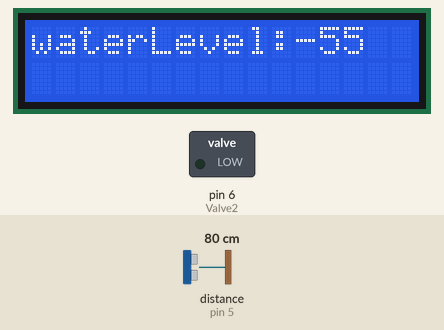
Simulated run of this sketch. Board: Arduino Uno, built with avr-gcc and run on an emulated ATmega328P. On the bench: 16×2 character LCD, switched loads named in the sketch (green lamp = pin HIGH). Wiring (inferred from the names in the program): ultrasonic range finder: trigger pin 4; echo pin 5. The inputs (shaded band) are chosen by the test bench; at power-on: distance to the obstacle (sensor on pin 5) 80 cm. The echo pulse lasts 58.3 µs per cm; pins used as bus, display or sensor lines are not drawn.

Above: at 3.7 s.
3.8 s: distance to the obstacle (sensor on pin 5) set to 27 cm
At 9.8 s:
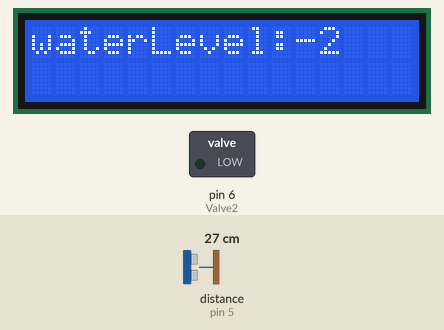
10.7 s: distance to the obstacle (sensor on pin 5) set to 22 cm
At 16.5 s:
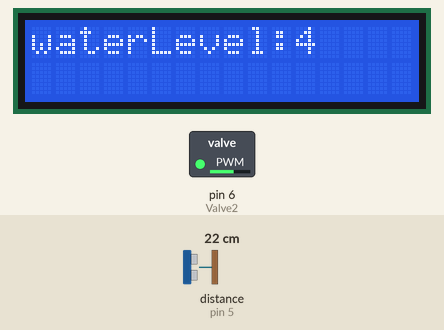
16.8 s: distance to the obstacle (sensor on pin 5) set to 2 cm
At 22.5 s:
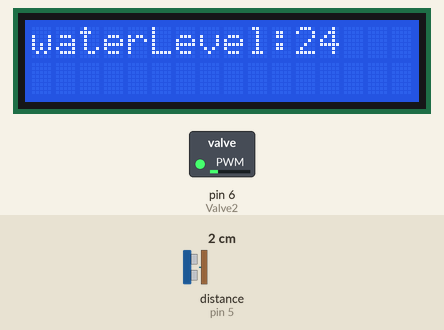
24.6 s: distance to the obstacle (sensor on pin 5) set to 9 cm
At 28.4 s:
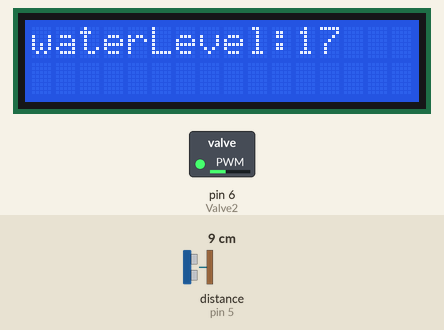
Timing chart, 0 to 29.9 s (numbered marks = the images above; inputs shaded):
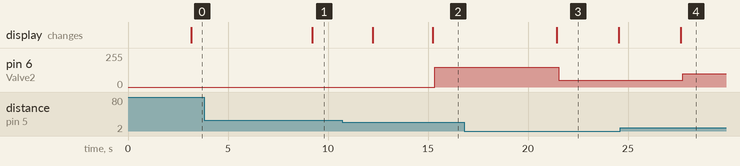

Measured:
- the behaviour switches between 25 and 24 cm on distance to the obstacle (sensor on pin 5) (found by bisection; images 1 and 2)
- after the input at 3.8 s, the display: changes after 5.4 s (image 1)
- after the input at 10.7 s, pin 6 (Valve2): 0/255 → 150/255 after 4.6 s; the display: first differs from a run without the input after 4.5 s (image 2)
- after the input at 16.8 s, pin 6 (Valve2): 150/255 → 49/255 after 4.7 s; the display: changes after 4.6 s (image 3)
- after the input at 24.6 s, the display: changes after 3.0 s (image 4)
- what the display in image 3 shows lasts 3.1 s, from 21.4 s to 24.5 s

The sketch:

finalwaterlevelfuzzy.ino
```cpp
#include <Fuzzy.h>
#include <FuzzyComposition.h>
#include <FuzzyInput.h>
#include <FuzzyIO.h>
#include <FuzzyOutput.h>
#include <FuzzyRule.h>
#include <FuzzyRuleAntecedent.h>
#include <FuzzyRuleConsequent.h>
#include <FuzzySet.h>

#include <Arduino.h>

#include <Wire.h>
#include <LiquidCrystal_I2C.h>

LiquidCrystal_I2C lcd(0x27,16,2);


#define TRIGGER 4
#define ECHO 5
#define Valve2 6


String W = "waterLevel:";
int Height = 25;

Fuzzy *fuzzy = new Fuzzy();

void setup() {

  lcd.clear();
  lcd.init();
  lcd.init();
  lcd.backlight();
  lcd.setCursor(0,0);
  lcd.print("HYDROPONIC");

  Serial.begin(9600);

  pinMode(TRIGGER, OUTPUT);
  pinMode(ECHO, INPUT);
  pinMode(Valve2, OUTPUT);

  FuzzySet *verysmall3 = new FuzzySet(0, 2, 2, 4);
  FuzzySet *small3 = new FuzzySet(2, 4, 4, 6);
  FuzzySet *mid3 = new FuzzySet(4, 8, 8, 12);
  FuzzySet *big3 = new FuzzySet(8, 13, 13, 18);
  FuzzySet *verybig3 = new FuzzySet(13, 19, 19, 25);

  FuzzySet *lowb3 = new FuzzySet(0, 50, 50, 100);
  FuzzySet *midb3 = new FuzzySet(50, 100, 100, 150);
  FuzzySet *highb3 = new FuzzySet(100, 150, 150, 200);
  FuzzySet *veryhighb3 = new FuzzySet(150, 200, 200, 255);

  FuzzyInput *waterlevel = new FuzzyInput(1);
  waterlevel->addFuzzySet(verysmall3);
  waterlevel->addFuzzySet(small3);
  waterlevel->addFuzzySet(mid3);
  waterlevel->addFuzzySet(big3);
  waterlevel->addFuzzySet(verybig3);
  fuzzy->addFuzzyInput(waterlevel);

  FuzzyOutput *WaterValve = new FuzzyOutput(1);
  WaterValve->addFuzzySet(lowb3);
  WaterValve->addFuzzySet(midb3);
  WaterValve->addFuzzySet(highb3);
  WaterValve->addFuzzySet(veryhighb3);
  fuzzy->addFuzzyOutput(WaterValve);


  FuzzyRuleAntecedent *ifwaterlevelVerySmall3 = new FuzzyRuleAntecedent();
  ifwaterlevelVerySmall3->joinSingle(verysmall3);
  FuzzyRuleConsequent *thenWaterValveLow3 = new FuzzyRuleConsequent();
  thenWaterValveLow3->addOutput(lowb3);
  FuzzyRule *fuzzyRule1 = new FuzzyRule(1, ifwaterlevelVerySmall3, thenWaterValveLow3);
  fuzzy->addFuzzyRule(fuzzyRule1);

  FuzzyRuleAntecedent *ifwaterlevelSmall3 = new FuzzyRuleAntecedent();
  ifwaterlevelSmall3->joinSingle(small3);
  thenWaterValveLow3->addOutput(lowb3);
  FuzzyRule *fuzzyRule2 = new FuzzyRule(2, ifwaterlevelSmall3, thenWaterValveLow3);
  fuzzy->addFuzzyRule(fuzzyRule2);


  FuzzyRuleAntecedent *ifwaterlevelMid3 = new FuzzyRuleAntecedent();
  ifwaterlevelMid3->joinSingle(mid3);
  FuzzyRuleConsequent *thenWaterValveMid3 = new FuzzyRuleConsequent();
  thenWaterValveMid3->addOutput(midb3);
  FuzzyRule *fuzzyRule3 = new FuzzyRule(3, ifwaterlevelMid3, thenWaterValveMid3);
  fuzzy->addFuzzyRule(fuzzyRule3);


  FuzzyRuleAntecedent *ifwaterlevelBig3 = new FuzzyRuleAntecedent();
  ifwaterlevelBig3->joinSingle(big3);
  FuzzyRuleConsequent *thenWaterValveHigh3 = new FuzzyRuleConsequent();
  thenWaterValveHigh3->addOutput(highb3);
  FuzzyRule* fuzzyRule4 = new FuzzyRule(4, ifwaterlevelBig3, thenWaterValveHigh3);
  fuzzy->addFuzzyRule(fuzzyRule4);


  FuzzyRuleAntecedent *ifwaterlevelVeryBig3 = new FuzzyRuleAntecedent();
  ifwaterlevelVeryBig3->joinSingle(verybig3);
  FuzzyRuleConsequent *thenWaterValveVeryHigh3 = new FuzzyRuleConsequent();
  thenWaterValveVeryHigh3->addOutput(veryhighb3);
  FuzzyRule* fuzzyRule5 = new FuzzyRule(5, ifwaterlevelVeryBig3, thenWaterValveHigh3);
  fuzzy->addFuzzyRule(fuzzyRule5);

}
  int waterlevel() {
  digitalWrite(TRIGGER,LOW);

  delay(1);

  digitalWrite(TRIGGER,HIGH);

  delay(1);

  digitalWrite(TRIGGER,LOW);


  long t = pulseIn(ECHO,HIGH);


  long cm = t / 29 / 2;
  return cm;
}


void loop() {


int WL = waterlevel();

  delay(3000);

     lcd.clear();
     lcd.setCursor(0,0);
     lcd.print( W + (Height-WL) );

if (WL < 0 || WL > 25 ) return;


  fuzzy->setInput(1, WL);
  fuzzy->fuzzify();


  int output = fuzzy->defuzzify(1);

  analogWrite(Valve2, output);

}
```
